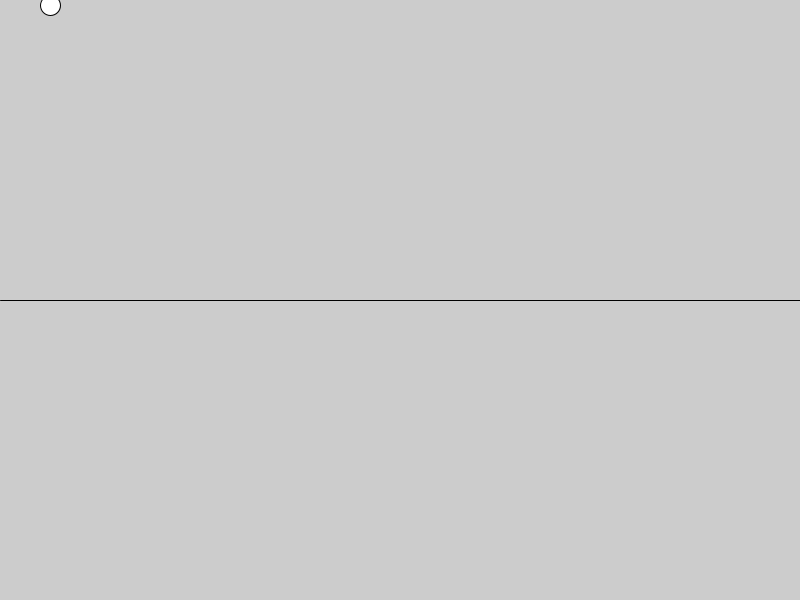
Frame 1 (no input)
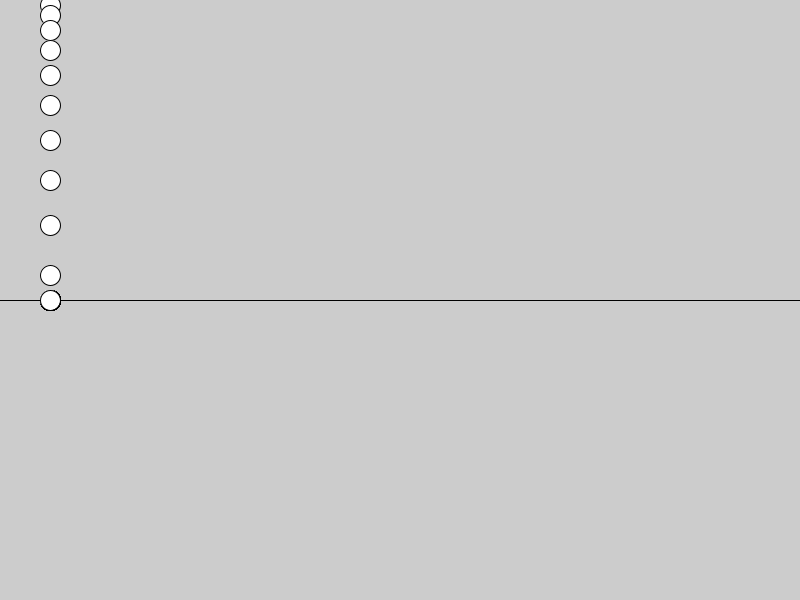
Frame 60 (the mouse pressed at the canvas centre just before this capture)
Frame 120 (the mouse held since frame 60 and released just before this capture): identical to frame 60, image omitted

The Processing sketch that drew these frames (run headless with seeded random() and noise(); from frame 60 on, the mouse is pressed at the canvas centre):

// Processing sketch: mario
// ── mario.pde
float groundY;

public class character {
  PVector pos, vel, acc;
  //float mass;
  PVector g;
  //PVector addedForce;

  public character() {
    pos = new PVector(50, 0);
    vel = new PVector(0, 0);
    acc = new PVector(0, 0);
    //mass = 1;
    g = new PVector(0, 5);
    //addedForce = new PVector(0, 0);
  }

  public void runPhysics() {
    //acc = PVector.add(g, addedForce.mult(1 / mass));

    acc = g;
    
    vel.add(acc);
    pos.add(vel);

    if (pos.y >= groundY) {
      acc = new PVector(0, 0);
      vel.y = 0;
      pos.y = groundY;
    }
  }

  public void display() {
    ellipse(pos.x, pos.y, 20, 20);
  }
}

public character mario;

void setup() {
  size(800, 600);
  mario = new character();
  groundY = height / 2;
}

void draw() {  
  line(0, groundY, width, groundY);

  mario.runPhysics();
  mario.display();
}
